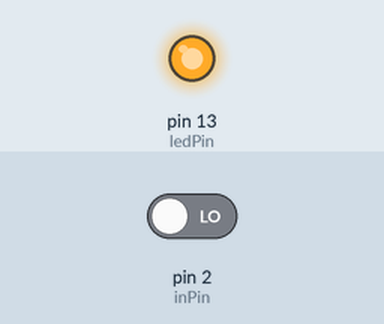
This sketch was run on a simulated Arduino Uno, built with avr-gcc and run on an emulated ATmega328P. Shown: output pins drawn as LEDs (lit = HIGH). Inputs (shaded band) come from the test bench; at power-on: pin 2 (inPin) LOW.

Above: at 1.2 s.
1.3 s: pin 2 (inPin) driven HIGH
At 2.5 s:
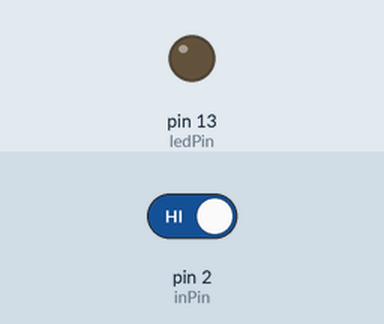
2.8 s: pin 2 (inPin) driven LOW
At 3.6 s:
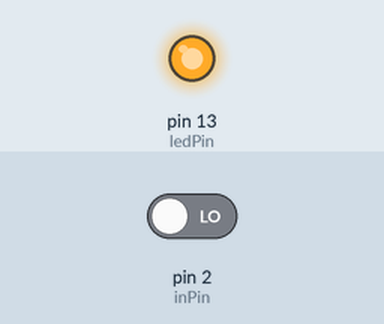
Timing chart, 0 to 5.8 s (numbered marks = the images above; inputs shaded):
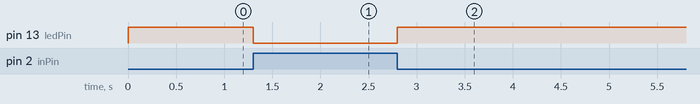

The sketch:

testebt.ino
```cpp
int ledPin = 13; // escolha o pino para o LED
int inPin = 2;   // escolha o pino de entrada (para o interruptor)
int val = 0;     // variável para ler o estado do interruptor

void setup() {
  pinMode(ledPin, OUTPUT);  // declara-se o LED como saída
  pinMode(inPin, INPUT);    // declara-se o interruptor como entrada
}

void loop(){
  val = digitalRead(inPin);  // ler o valor de entrada
  if (val == HIGH) {         // verificar se a entrada é HIGH (interruptor livre)
    digitalWrite(ledPin, LOW);  // desligar LED
  } else {
    digitalWrite(ledPin, HIGH);  // ligar LED
  }
}
```

Measured:
- after the input at 1.3 s, pin 13 (ledPin): HIGH → LOW at once
- after the input at 2.8 s, pin 13 (ledPin): LOW → HIGH at once
